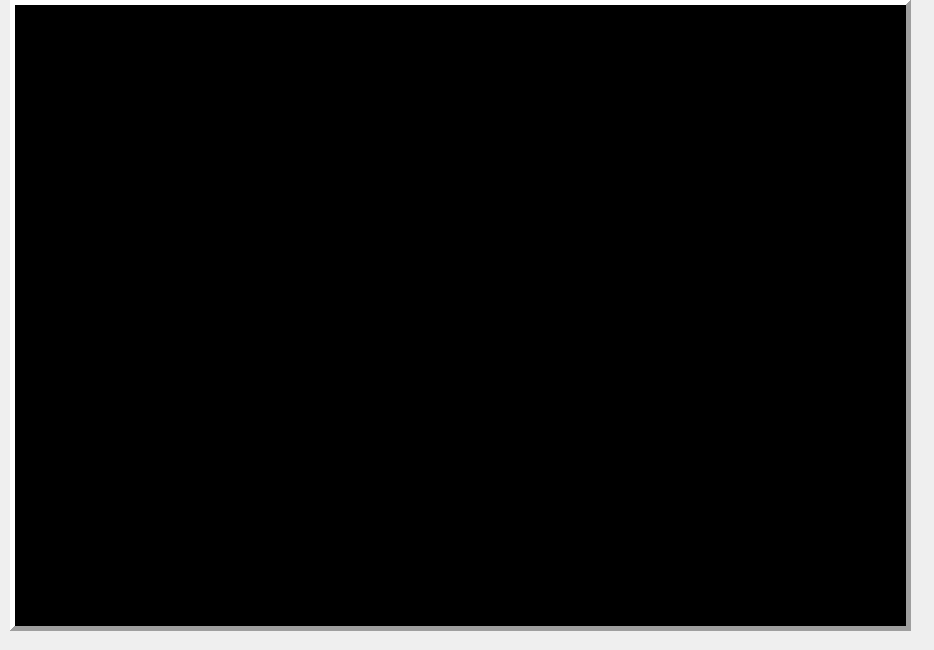
<?xml version="1.0" encoding="UTF-8"?>
<ui version="4.0">
 <class>DmoscaView</class>
 <widget class="QDialog" name="DmoscaView">
  <property name="geometry">
   <rect>
    <x>0</x>
    <y>0</y>
    <width>934</width>
    <height>650</height>
   </rect>
  </property>
  <property name="windowTitle">
   <string>Dialog</string>
  </property>
  <widget class="QLabel" name="labelMosca">
   <property name="geometry">
    <rect>
     <x>10</x>
     <y>0</y>
     <width>901</width>
     <height>631</height>
    </rect>
   </property>
   <property name="palette">
    <palette>
     <active>
      <colorrole role="Base">
       <brush brushstyle="SolidPattern">
        <color alpha="255">
         <red>0</red>
         <green>0</green>
         <blue>0</blue>
        </color>
       </brush>
      </colorrole>
      <colorrole role="Window">
       <brush brushstyle="SolidPattern">
        <color alpha="255">
         <red>0</red>
         <green>0</green>
         <blue>0</blue>
        </color>
       </brush>
      </colorrole>
     </active>
     <inactive>
      <colorrole role="Base">
       <brush brushstyle="SolidPattern">
        <color alpha="255">
         <red>0</red>
         <green>0</green>
         <blue>0</blue>
        </color>
       </brush>
      </colorrole>
      <colorrole role="Window">
       <brush brushstyle="SolidPattern">
        <color alpha="255">
         <red>0</red>
         <green>0</green>
         <blue>0</blue>
        </color>
       </brush>
      </colorrole>
     </inactive>
     <disabled>
      <colorrole role="Base">
       <brush brushstyle="SolidPattern">
        <color alpha="255">
         <red>0</red>
         <green>0</green>
         <blue>0</blue>
        </color>
       </brush>
      </colorrole>
      <colorrole role="Window">
       <brush brushstyle="SolidPattern">
        <color alpha="255">
         <red>0</red>
         <green>0</green>
         <blue>0</blue>
        </color>
       </brush>
      </colorrole>
     </disabled>
    </palette>
   </property>
   <property name="cursor">
    <cursorShape>CrossCursor</cursorShape>
   </property>
   <property name="mouseTracking">
    <bool>true</bool>
   </property>
   <property name="focusPolicy">
    <enum>Qt::StrongFocus</enum>
   </property>
   <property name="autoFillBackground">
    <bool>true</bool>
   </property>
   <property name="frameShape">
    <enum>QFrame::Panel</enum>
   </property>
   <property name="frameShadow">
    <enum>QFrame::Raised</enum>
   </property>
   <property name="lineWidth">
    <number>5</number>
   </property>
   <property name="text">
    <string/>
   </property>
   <property name="alignment">
    <set>Qt::AlignCenter</set>
   </property>
   <property name="margin">
    <number>0</number>
   </property>
   <property name="indent">
    <number>0</number>
   </property>
  </widget>
 </widget>
 <resources/>
 <connections/>
</ui>
